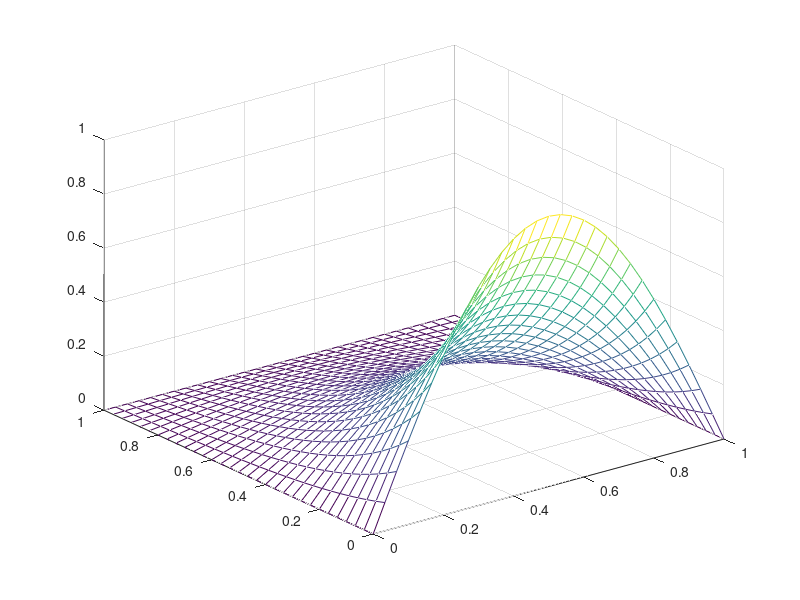

MATLAB code for this plot:
% code to solve Laplace's equation on a square

N=30

L=zeros((N+1)^2,(N+1)^2);
Y=zeros((N+1)^2,1);
X=linspace(0,1,(N+1));

% function to change from double to single indexing
% Note: if a function does not start on the first line of a file,
% the filename does not have to match the name of the function.

function k=k(i,j,N)
	k=j*(N+1)+i+1;
end

% boundary values along the sides
for n=0:N
	L(k(0,n,N),k(0,n,N))=1;
	Y(k(0,n,N))=0;
	L(k(N,n,N),k(N,n,N))=1;
	Y(k(N,n,N))=0;
end


% boundary values along the top and bottom
for n=1:N-1
	L(k(n,0,N),k(n,0,N))=1;
	Y(k(n,0,N))=sin(pi*X(n+1));
	L(k(n,N,N),k(n,N,N))=1;
	Y(k(n,N,N))=0;
end;

% connections for the interior points
for i=1:N-1
	for j=1:N-1
		L(k(i,j,N),k(i,j,N))=-4;
		L(k(i,j,N),k(i+1,j,N))=1;
		L(k(i,j,N),k(i-1,j,N))=1;
		L(k(i,j,N),k(i,j+1,N))=1;
		L(k(i,j,N),k(i,j-1,N))=1;
	end
end

%solve
F=L\Y;

%plot
%if X and Y are vectors of length n and Z is an nxn matrix then
%mesh(X,Y,Z) plots the points [X(j),Y(i),Z(i,j)]

FF=zeros(N+1,N+1);
for i=0:N
	for j=0:N
		FF(j+1,i+1)=F(k(i,j,N));
	end
end

mesh(X,X,FF);
